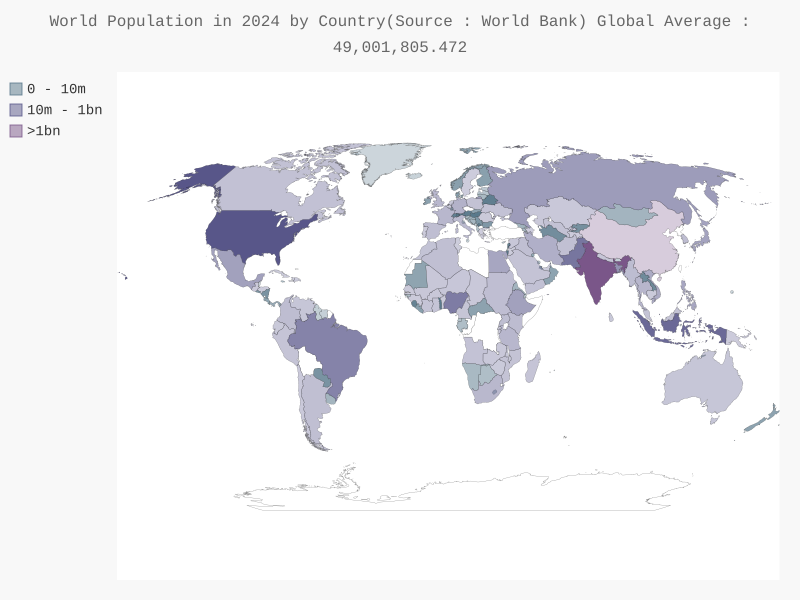

This figure's Python source:
#all data sourced from worldbank official website
import csv
from country_codes import get_country_code
from pygal_maps_world.maps import World
from pygal.style import RotateStyle as RCS, LightColorizedStyle as LCS
import os
import sys
from itertools import islice

#necessary for CSV file
#added a resource path that takes our relative_path as a param
#this allows exe versions to run the files
def resource_path(relative_path):
    try:
        #Pyinstaller Temp folder
        #if running as an exe uses something like C:\Temp\_MEI12345\dice_gif.gif
        base_path = sys._MEIPASS  
    #exception attribute error in the case we don't use pyinstaller and run normally
    except AttributeError:
        base_path = "."
    #for example if running normally will return ./dice_gif.gif
    return os.path.join(base_path, relative_path)


def read_csv_file(filename, year):
    """Function that reads CSV files"""
    try:
        #this opens the file and stores it in f
        with open(filename) as f:
            #this creates a reader that reads the contents of the csv file
            #it returns each row as a list of strings
            reader = csv.reader(f)
            #creates a dictionary 
            dictionary = {}
            country_name_dict = {}
            #creates a for loop that occurs 4 times (this ensures that we skip the metadata)
            for line in range(4):
                next(reader)
            #after skipping the metadata, we now can store the values of header 
            header = next(reader)
            #this stores the index of our year in the variable year_index
            #this variable can be used to find other key information of our country
            try:
                year_index = header.index(year)
            except ValueError:
                raise ValueError(f"{year} not found in {filename}")
            #this iterats through the various rows in the reader
            for row in reader:
                #stores country_name
                country_name = row[0]
                #stores the value of whatever e.g GDP, population
                val = row[year_index]
                #ensures the value is not an empty string
                if val != "":
                    try:
                    #uses int(float()) to turn a string into an int (we can't directly convert strings to int)
                        val = int(float(val))
                        #val = f"{val:,}"
                    except ValueError:
                        continue
                    #using a function we already created we can get the code of the country
                    code = get_country_code(country_name)
                    #if the code exists (strings return truthy)
                    if code:
                        #we then store the country code (key) and the value of whatever (value) in the dictionary 
                        dictionary[code] = val
                        country_name_dict[code] = country_name
        #returns the dictionary so that it can be used
        return dictionary, country_name_dict
    except FileNotFoundError:
        print(f"File not found: {filename}")
        return None
    
def create_dif_categories(main_dictionary, val_one, val_two):
    #defines three empty dictionaries
    dict_one, dict_two, dict_three = {}, {}, {}
    #uses tuple unpacking to get cc(key) and val(value) of the dictionary
    for cc, val in main_dictionary.items():
        #uses an if/elif/else conditional to determine where each country code and value should be placed
        #val = f"{val:,}"
        if val < val_one:
            dict_one[cc] = int(val)
        elif val < val_two:
            dict_two[cc] = int(val)
        else:
            dict_three[cc] = int(val)
    #returns all three dictionaries (tuple unpacking is necessary with 3 variables)
    return dict_one, dict_two, dict_three

def get_average(data_dict):
    average = round(sum(data_dict.values()) / len(data_dict), 3)
    average = "{:,}".format(average)
    return average

def percentage_of_world_data(data_dict):
    total_percentage = {}
    world_total = round(sum(data_dict.values()), 2)
    for cc, value in data_dict.items():
        total_percentage[cc] = round((value / world_total) * 100, 3)
        #total_percentage[cc] = "{:,}".format(round((value / world_total) * 100, 2))
    return total_percentage

def top_percentages(percentage_dict, num_countries = 5):
    top_percentages = {}
    #sorted(reverse = True) sorts the dictionary from highest to lowest value
    #since sorted loops through the whole list and we use a lambda function, it basically loops through x[1] automatically
    #percentage_dict.items() returns a value of tuple which cotnains the key and value
    #key is a PARAMETER word that sorted EXPECTS
    #key = lamda x : x[1] basically tells python to use the second part of each tuple
    #example of what it looks like would be ("US", 18.08)
    percentage_dict = sorted(percentage_dict.items(), key = lambda x: x[1], reverse = True)
    #islice allows us to make a slice out of portions of iterators
    #for very large datasets itertools is very efficient
    for cc, value in islice(percentage_dict, 0, num_countries):
        top_percentages[cc] = value        
        #print(f"Country : {cc}, " + f"percentage {value}")
    return top_percentages



#right now we have 3 labels and 3 dictionaries for each worldmap
#each dictionary will contain the country code and a value for whatever (e.g GDP, population)
def create_world_map(rgb, title, label_one, label_two, label_three, dict_one, dict_two, dict_three, percent_dict, country_name_dict, filename, avg_val, use_dollar = True, ):
    #styles the worldmap using a more attractive style
    #class takes an RGB color in hex format
    #RotateStyle function returns a style object which gets stored in wm_style
    #LightColorizedStyle will use lighter colors
    wm_style = RCS(rgb, base_style = LCS)
    #creates an instance of the worldmap class, using a keyword argument to set default style to wm_style
    wm = World(style = wm_style)
    #adds a title to the worldmap
    if use_dollar:
        wm.title = title + f"(Source : World Bank) Global Average : ${avg_val}"
    else:
        wm.title = title + f"(Source : World Bank) Global Average : {avg_val}"
    #adds the labels and values to the worldmap
    #what we need to try to do right now is to add both the percentages of each value (gdp / population of each country)
    wm.add(label_one, dict_one)
    wm.add(label_two, dict_two)
    wm.add(label_three, dict_three)
    #what we pass into pygal is a dictionary 
    #wm.value converts each entry to a tuple like ("ca", 38,000,000)
    #tuple_info = (key, value) tuple_info[0] returns key, tuple_info[1] returns value
    #tuple_info[1] will return the second value of the typle, and wm._value_format() will format it
    #pygal converts dictionary to tuple
    #use_dollar is a boolean which chooses if the value is a dollar or not
    if use_dollar:
        #lamba is an anonymous function that will take in a paramater (tuple_info which will be a tuple)
        #tuple_info[0] gets the country code (e.g "CA")
        #country_name_dict.get() retrieves the value associated with a specific key
        #E.g "CA" is a key, and country_name_dict.get["CA"] returns the value "Canada"
        wm._value_format = lambda tuple_info : country_name_dict.get(tuple_info[0]) + ": " + "${:,}".format(tuple_info[1]) + "\n" + str(percent_dict.get(tuple_info[0])) + "% of world"
    else:
        wm._value_format = lambda tuple_info : country_name_dict.get(tuple_info[0]) + ": " + "{:,}".format(tuple_info[1]) + "\n" + str(percent_dict.get(tuple_info[0])) + "% of world"
    #renders this worldmap to a file
    wm.render_to_file(filename)
    #automatically opens the file
    os.startfile(filename)
#reminder to self CRTL + / creates multi-line comments

#stores these dictionaries in these variables
#because the function returned a dictionary and we store the value in the variable
#the variable will therefore become a dictionary
#the first dictionary will include country code as the key and country population as value
#the second dictionary will include country code as key, and country name as value
cc_populations, pop_country_names = read_csv_file(resource_path("POPULATION_DATA.csv"), "2024")
cc_gdp, gdp_country_names = read_csv_file(resource_path("GDP.csv"), "2024")
cc_gdps_per_capita, gdp_per_capita_country_names = read_csv_file(resource_path("GDP_PER_CAPITA.csv"), "2024")

#calculates the global average
average_population = get_average(cc_populations)
average_gdp = get_average(cc_gdp)
average_gdp_per_capita = get_average(cc_gdps_per_capita)
#creates 3 empty dictionaries to store the country code and population
cc_pops_1, cc_pops_2, cc_pops_3 = create_dif_categories(cc_populations, 10000000, 1000000000)
cc_gdp_1, cc_gdp_2, cc_gdp_3, = create_dif_categories(cc_gdp, 1000000000000, 10000000000000)
cc_gdps_per_capita_low, cc_gdps_per_capita_moderate, cc_gdps_per_capita_high, = create_dif_categories(cc_gdps_per_capita, 1000, 10000)

#calculates percentages of world data
#these dictionaries will include the country code, and the country percentage of the world
population_world_percentage = percentage_of_world_data(cc_populations)
gdp_world_percentage = percentage_of_world_data(cc_gdp)
gdp_per_capita_world_percentage = percentage_of_world_data(cc_gdps_per_capita)

top_population_percentages = top_percentages(population_world_percentage)
top_gdp_percentages = top_percentages(gdp_world_percentage)
top_gdp_per_capita_percentage = top_percentages(gdp_per_capita_world_percentage)

create_world_map("#567689", "World Population in 2024 by Country", "0 - 10m", "10m - 1bn", ">1bn", 
    cc_pops_1, cc_pops_2, cc_pops_3, population_world_percentage, pop_country_names, "world_population.svg", average_population, False)

create_world_map("#567689", "GDP per country in 2024", "<1t GDP", "1t - 10t GDP", ">10t GDP", 
    cc_gdp_1, cc_gdp_2, cc_gdp_3, gdp_world_percentage, gdp_country_names, "world_gdp.svg", average_gdp, True)

create_world_map("#567879", "GDP per capita 2024", "<1000 USD per capita", "1000 - 10000 USD per capita", 
    ">10000 USD per capita", cc_gdps_per_capita_low, cc_gdps_per_capita_moderate, 
    cc_gdps_per_capita_high, gdp_per_capita_world_percentage, gdp_per_capita_country_names, "gdp_per_capita.svg", average_gdp_per_capita, True)

#print(top_percentages(population_world_percentage))



#JSON example for personal review and reference

#with open(filename) as f:
    #then uses json.load to convert data into a format python can use
    #this is a list in our case
    #pop_data = json.load(f)

#cc_populations = {}
#for pop_dict in pop_data:
    #checks for 2010 in the "Year" key of each dictionary
    #dictionary is outdated and only includes up to 2010
    #if pop_dict["Year"] == "2010":
        #stores the relevant values in variables
        #country_name = pop_dict["Country Name"]
        #the float turns into a decimal then the int drops the decimal
        #population = int(float(pop_dict["Value"]))
        #population = "{:,}".format(population)
        #code = get_country_code(country_name)
        #if code:
            #builds a dictionary using country code as key and population as value
            #cc_populations[code] = population
            #print(code + ": " + str(population))
